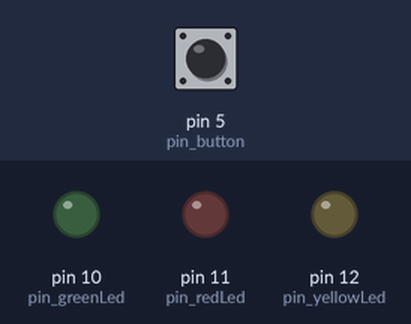
The sketch below on a simulated Arduino Nano, built with avr-gcc and run on an emulated ATmega328P. On the bench: output pins drawn as LEDs (lit = HIGH). Dashed ring = blinking. Inputs (shaded band) come from the test bench; at power-on: pin 5 (pin_button) HIGH.

Above: at 1.2 s.
1.3 s: pin 5 (pin_button) pulled LOW for 0.15 s
At 1.45 s:
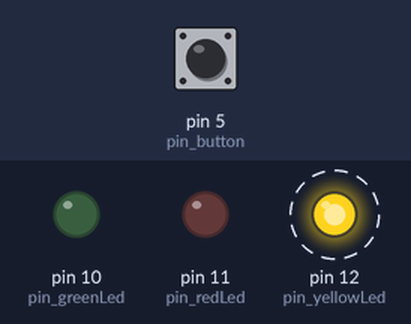
At 3.6 s:
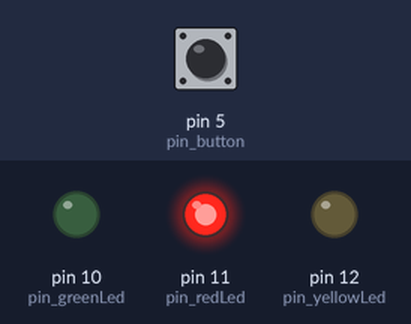
4.3 s: pin 5 (pin_button) pulled LOW for 3.2 s
At 10.7 s:
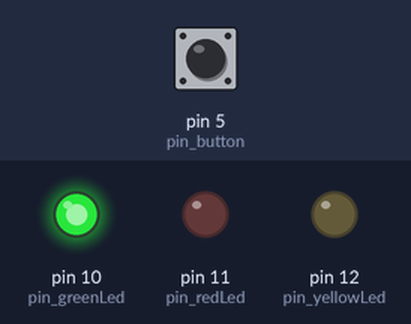
Timing chart, 0 to 13.8 s (numbered marks = the images above; inputs shaded):
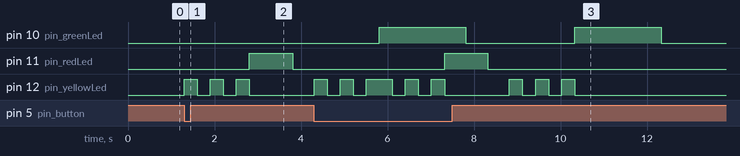

The sketch:

TrafficLightSimulation.ino
```cpp
// Implemenation of traffic light simulation using finite statemachine logic without delay()
// Bulusu, Ravikiran
// Hardware connections on Arudino Nano
// D12 to 330ohms to yellow led, D11 to 330ohms t0 red led, D10 to 330 ohms to green led, D5 to SPST and common ground
// Output
// Press button to start simulation, yellow led blinks for 3 times
// then switch on the red led, followed by transition state from
// green led (after yellow led blinks for 3 times), finally turn off.

// button
int pin_button = 5;

// red led
int pin_redLed = 11;
int state_redLed = 0;
unsigned long t_redLed = 0;
unsigned long t_0_redLed = 0;
unsigned long on_delay_redLed = 1000;
unsigned long off_delay_redLed = 500;

// green led
int pin_greenLed = 10;
int state_greenLed = 0;
unsigned long t_greenLed = 0;
unsigned long t_0_greenLed = 0;
unsigned long on_delay_greenLed = 2000;
unsigned long off_delay_greenLed = 500;

// yellow led
int pin_yellowLed = 12;
int state_yellowLed = 0;
unsigned long t_yellowLed = 0;
unsigned long t_0_yellowLed = 0;
unsigned long on_delay_yellowLed = 300;
unsigned long off_delay_yellowLed = 300;
int beep_count_yellowLed = 0;
int beep_number_yellowLed = 3;

// traffic light
int state_current_trafficLight = 0;

void setup(){
  pinMode(pin_button,INPUT_PULLUP);
  pinMode(pin_redLed,OUTPUT);
  pinMode(pin_greenLed,OUTPUT);
  pinMode(pin_yellowLed,OUTPUT);
}

void loop() {
  StateMachine_trafficLightSimulation();
  StateMachine_yellowLed();
  StateMachine_redLed();
  StateMachine_greenLed();
}

void StateMachine_trafficLightSimulation(){
  // switch case to handle traffic light simulation
  switch(state_current_trafficLight){
    case 0: // RESET
      state_current_trafficLight = 1;
      if(state_greenLed == 0)
      {
        state_yellowLed = 0;
        state_redLed = 0;
        state_greenLed = 0;
      }
    break;

    case 1: // Start
      if(!digitalRead(pin_button))
      {
        state_yellowLed = 2;
        state_current_trafficLight = 2;
      }
    break;

    case 2: // Turn on Red led
        if(state_yellowLed == 0)
        {
          state_redLed = 2;
          state_current_trafficLight = 3;
        }
    break;

    case 3: // Transition from red to green through yellow
        if(state_redLed == 0)
        {
          state_yellowLed = 2;
          state_current_trafficLight = 4;
        }
    break;

    case 4:  // Turn on Green led
        if(state_yellowLed == 0)
        {
          state_greenLed = 2;
          state_current_trafficLight = 0;
        }
    break;
  }
}

void StateMachine_redLed() {
  //State Machine Section
  switch(state_redLed) {
    case 0: //RESET
      state_redLed = 1;
    break;
    case 1: //WAIT
      //Do nothing.  Only the top level loop can force us out of this state into state 2 "TURN ON"
    break;
    case 2: //TURN ON
      //Start buzzer, record time then proceed to ON,
      digitalWrite(pin_redLed,HIGH);
      t_0_redLed = millis();
      state_redLed = 3;
    break;
    case 3: //ON
      //Wait for time to elapse, then proceed to TURN OFF
      t_redLed = millis();
      if (t_redLed - t_0_redLed > on_delay_redLed) {state_redLed = 4;}
    break;
    case 4: //TURN OFF
      t_0_redLed = millis();
      digitalWrite(pin_redLed,LOW);
      state_redLed = 5;
    break;
    case 5: //OFF
      t_redLed = millis();
      if (t_redLed - t_0_redLed > off_delay_redLed) {state_redLed = 0;}
      break;
  }
}

void StateMachine_greenLed() {
  //State Machine Section
  switch(state_greenLed) {
    case 0: //RESET
      state_greenLed = 1;
    break;
    case 1: //WAIT
      //Do nothing.  Only the top level loop can force us out of this state into state 2 "TURN ON"
    break;
    case 2: //TURN ON
      //Start buzzer, record time then proceed to ON,
      digitalWrite(pin_greenLed,HIGH);
      t_0_greenLed = millis();
      state_greenLed = 3;
    break;
    case 3: //ON
      //Wait for time to elapse, then proceed to TURN OFF
      t_greenLed = millis();
      if (t_greenLed - t_0_greenLed > on_delay_greenLed) {state_greenLed = 4;}
    break;
    case 4: //TURN OFF
      t_0_greenLed = millis();
      digitalWrite(pin_greenLed,LOW);
      state_greenLed = 5;
    break;
    case 5: //OFF
      t_greenLed = millis();
      if (t_greenLed - t_0_greenLed > off_delay_greenLed) {state_greenLed = 0;}
    break;
  }
}

void StateMachine_yellowLed() {
  //State Machine Section
  switch(state_yellowLed) {
    case 0: //RESET
      //Set Beep Count to 0 then proceed to WAIT
      beep_count_yellowLed = 0;
      state_yellowLed = 1;
    break;
    case 1: //WAIT
      //Do nothing.  Only the top level loop can force us out of this state into state 2 "TURN ON"
    break;
    case 2: //TURN ON
      //Start buzzer, record time then proceed to ON,
      digitalWrite(pin_yellowLed,HIGH);
      t_0_yellowLed = millis();
      state_yellowLed = 3;
    break;
    case 3: //ON
      //Wait for time to elapse, then proceed to TURN OFF
      t_yellowLed = millis();
      if (t_yellowLed - t_0_yellowLed > on_delay_yellowLed) {state_yellowLed = 4;}
    break;
    case 4: //TURN OFF
      //Increment the beep counter, turn off buzzer, proceed to OFF
      beep_count_yellowLed++;
      t_0_yellowLed = millis();
      digitalWrite(pin_yellowLed,LOW);
      state_yellowLed = 5;
    break;
    case 5: //OFF
      t_yellowLed = millis();
      if (t_yellowLed - t_0_yellowLed > off_delay_yellowLed) {state_yellowLed = 2;}
      if (beep_count_yellowLed >= beep_number_yellowLed) {state_yellowLed = 0;}
    break;
  }
}
```

Measured:
- after the input at 1.3 s, pin 11 (pin_redLed): LOW → HIGH after 1.5 s, → LOW 1.0 s later; pin 12 (pin_yellowLed): alternates HIGH for 0.30 s and LOW for 0.30 s, 6 changes in all, then stays LOW, starting at once
- after the input at 4.3 s, pin 11 (pin_redLed): LOW → HIGH after 3.0 s, → LOW 1.0 s later
- by itself, pin 10 (pin_greenLed): alternates HIGH for 2.0 s and LOW for 2.5 s
